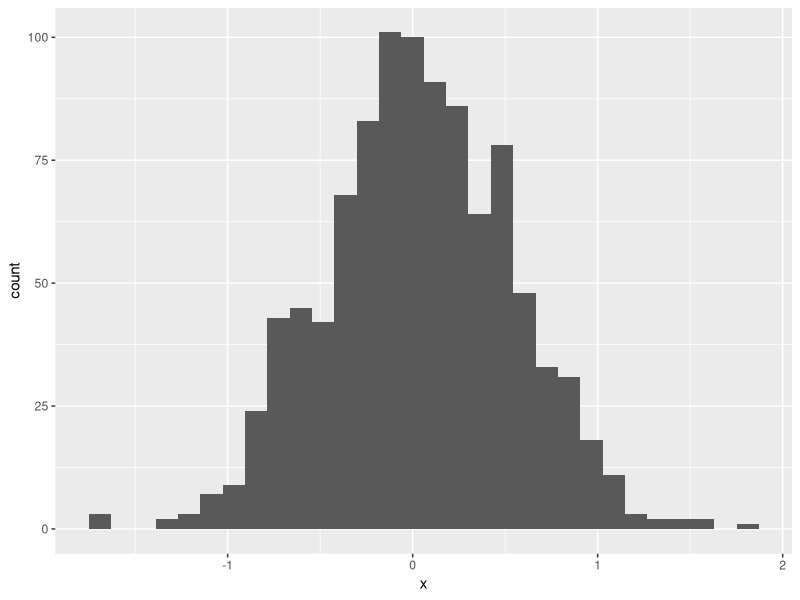
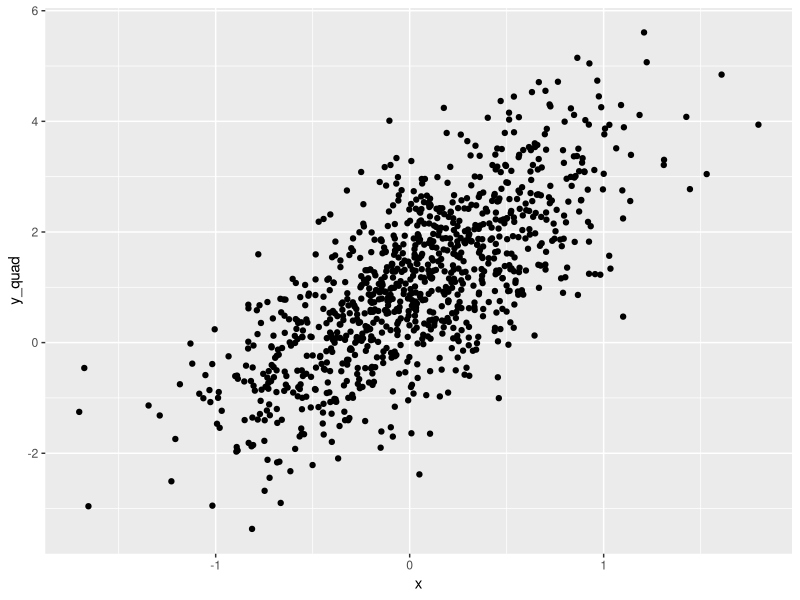
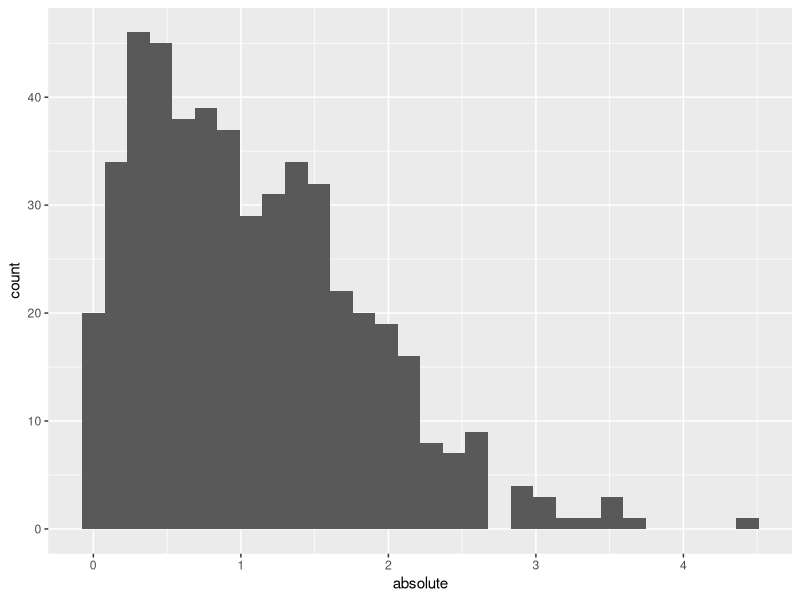
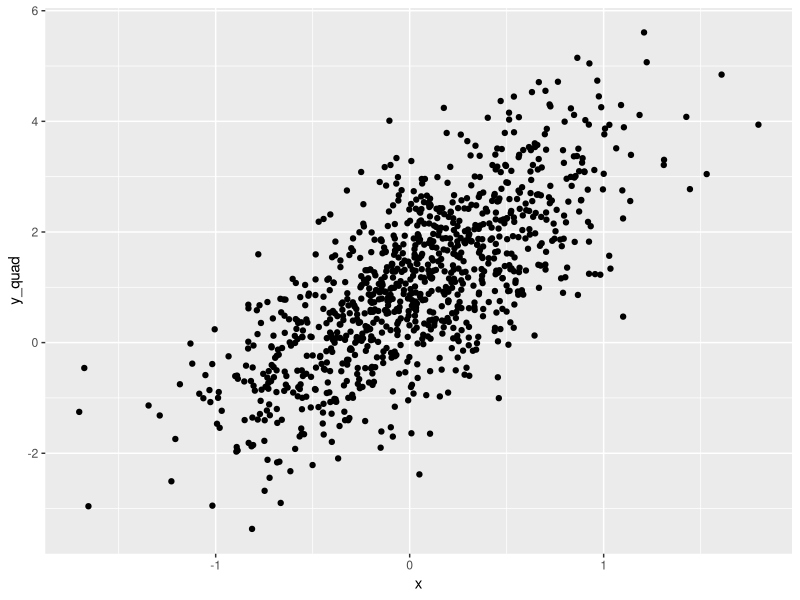

Reproduce these figures in R, in order.
## ---- chunk 1
library(tidyverse)
## ---- chunk 2
samp = rnorm(100) #this samples from a normal distribution
length(samp)
## ---- chunk 3
plot_df = 
  tibble(
    x = rnorm(1000, sd = 0.5),
    y_quad = 1 + 2 *x +rnorm(1000),
  )

plot_df

ggplot(plot_df, aes(x = x)) + geom_histogram()

ggplot(plot_df, aes(x = x, y = y_quad)) + geom_point()

ggsave("scatterplot.png")
## ---- chunk 4
library(tidyverse)

practice_df = tibble(
 samp = rnorm(500, mean = 1),
 positive = samp > 0,
 absolute = abs(samp)
)

ggplot(practice_df, aes(x = absolute)) +geom_histogram() 
